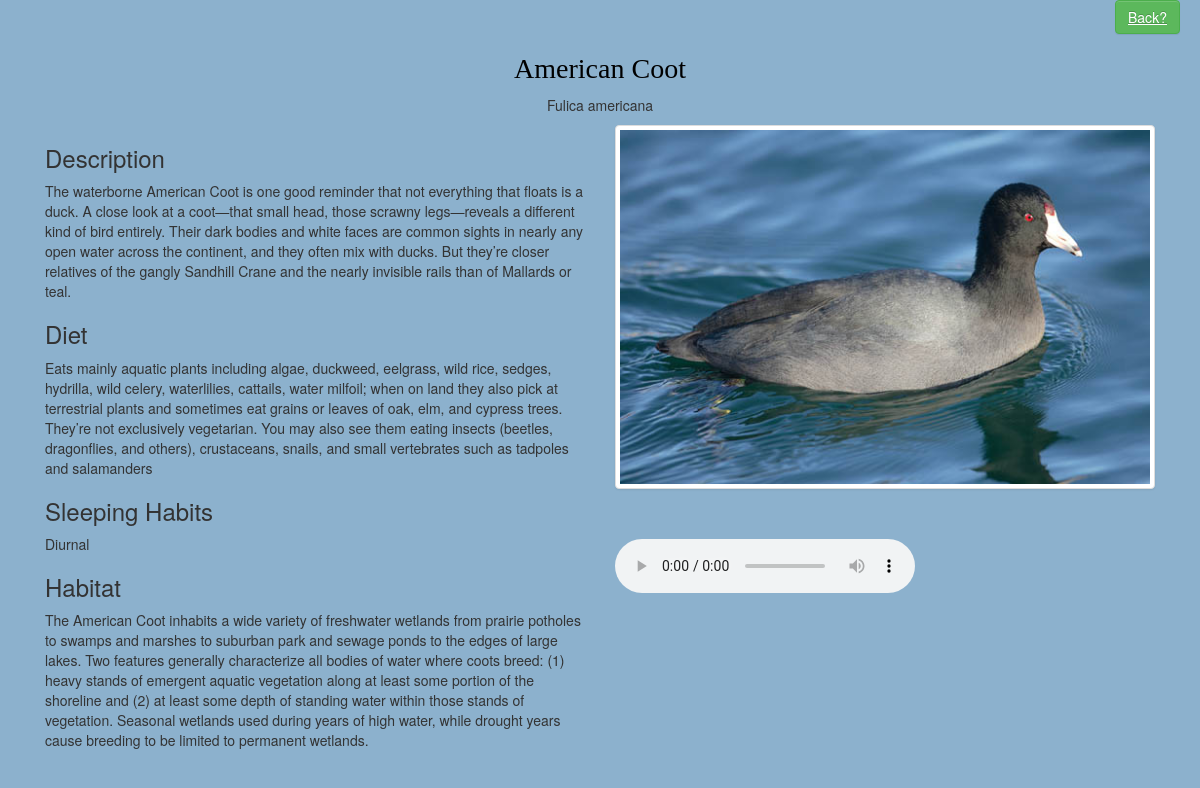
The page /birds/American-Coot/ on the database its author committed.
### apps/birds/models.py (models this page shows, shortened)
@python_2_unicode_compatible
class Bird(models.Model):
    name = models.CharField(max_length=100, unique=True)
    slug = models.CharField(max_length=100, unique=True)
    species = models.CharField(max_length=100, unique=True)
    description = models.TextField()
    image = models.ImageField(blank=True, null=True) #requires pillow (pip install pillow)
    sound = models.FileField(blank=True, null=True)
    diet = models.TextField(blank=True, null=True)
    sleep = models.CharField(max_length=35, blank=True, null=True)
    habitat = models.TextField(blank=True, null=True)
    class Meta:
        ordering = ('name', )

### apps/birds/views.py (the view)
# urls.py: url(r'^(?P<slug>[\w-]+)/$', BirdEntry.as_view(), name='BirdEntry'),
class BirdEntry(DetailView):
    model = Bird
    template_name = 'birds/bird.html'
    def get(self, request, *args, **kwargs):
        self.object = self.get_object()
        context = self.get_context_data(object=self.object)
        return self.render_to_response(context)

### apps/birds/templates/birds/bird.html (shortened to what this page needs)
{% extends 'base.html' %}
{% block content %}
            <div class="container">
              <div class="row">
                <div class="row">
                  <div class="col-xs-1">
                  <a class="btn btn-success" href="{% url 'BirdList' %}">Back?</a>
                </div>
                </div>
                <h2 align="center">{{ object.name }}</h2>
                <p align="center">{{object.species}}</p>
              </div>
                <div class="row">
                  <div class="col-xs-12">
                    <div class="col-xs-6">
                        <h3>Description</h3>
                        <p>{{ object.description }}</p>
                        <h3>Diet</h3>
                        <p>{{object.diet}}</p>
                        <h3>Sleeping Habits</h3>
                        <p>{{object.sleep}}</p>
                        <h3>Habitat</h3>
                        <p>{{object.habitat}}</p>
                    </div>
                    <div class="col-xs-6">
                        {% if object.image %}
                          <img src="{{ object.image.url}}" alt="birdpicture" class="img-responsive img-thumbnail">
                        {% else %}
                          <h3>No image</h3>
                        {% endif %}
                        {% if object.sound %}
                          <audio controls style="margin-top:50px;"><source src="{{object.sound.url}}" type="audio/mpeg"></audio>
                        {% else %}
                          <h3>No sound</h3>
                        {% endif %}
                    </div>
                  </div>
                </div>
              </div>
{% endblock %}

### StanislausBirds/static/css/styles.css (style rules this page uses)
body { background-color: #8CB1CD; }
h2 { color:Black; font-family:fantasy; font-size: 200%; }
a { color: darkgreen; text-decoration: underline; }

### rows shown on the page
Bird: name "American Coot", species "Fulica americana", description "The waterborne American Coot is one good reminder that not everything that floats is a duck. A close look at a coot—that small head, those scrawny legs—reveals a different kind of bird entirely. Their dark bodies and white faces are common sights in nearly any open water across the continent, and they often mix with ducks. But they’re closer relatives of the gangly Sandhill Crane and the nearly invisible rails than of Mallards or teal.", diet "Eats mainly aquatic plants including algae, duckweed, eelgrass, wild rice, sedges, hydrilla, wild celery, waterlilies, cattails, water milfoil; when on land they also pick at terrestrial plants and sometimes eat grains or leaves of oak, elm, and cypress trees. They’re not exclusively vegetarian. You may also see them eating insects (beetles, dragonflies, and others), crustaceans, snails, and small vertebrates such as tadpoles and salamanders", sleep "Diurnal", habitat "The American Coot inhabits a wide variety of freshwater wetlands from prairie potholes to swamps and marshes to suburban park and sewage ponds to the edges of large lakes. Two features generally characterize all bodies of water where coots breed: (1) heavy stands of emergent aquatic vegetation along at least some portion of the shoreline and (2) at least some depth of standing water within those stands of vegetation. Seasonal wetlands used during years of high water, while drought years cause breeding to be limited to permanent wetlands.", image (picture)
